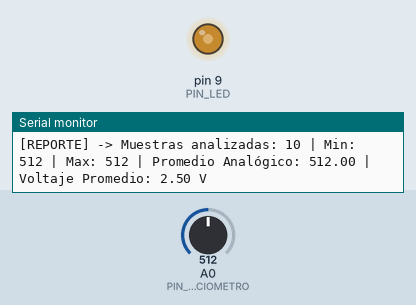
Recording of a sketch running on a simulated Arduino Uno, built with avr-gcc and run on an emulated ATmega328P. On the bench: output pins drawn as LEDs (lit = HIGH), the last lines printed to the serial monitor. Inputs (shaded band) come from the test bench; at power-on: A0 (PIN_POTENCIOMETRO) = 512.

Above: at 1.2 s.
1.3 s: A0 (PIN_POTENCIOMETRO) set to 716
At 2.6 s:
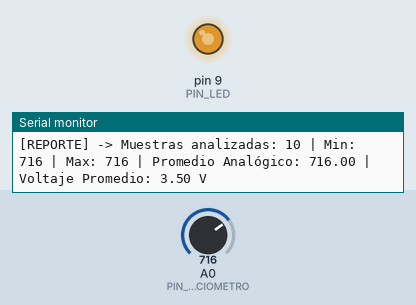
3.6 s: A0 (PIN_POTENCIOMETRO) set to 900
At 4.5 s:
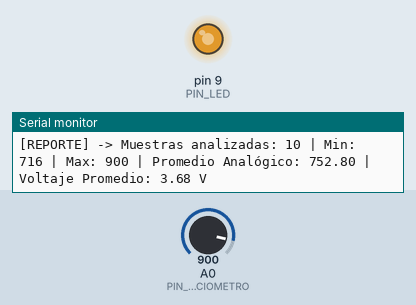
6.6 s: A0 (PIN_POTENCIOMETRO) set to 122
At 9.3 s:
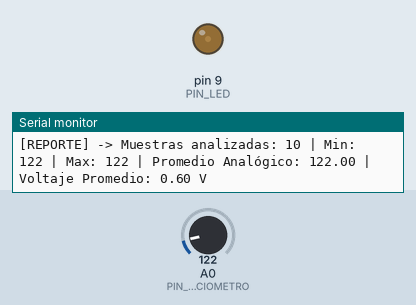
Timing chart, 0 to 10.8 s (numbered marks = the images above; inputs shaded):
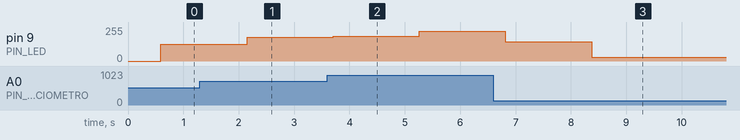

The sketch:

codigoarduinowokwi.ino
```cpp
/*
 * Práctica: Lectura de Potenciómetro y Control de LED usando Arreglos y Punteros
 * Archivo: practica_final_potenciometro_led_arreglo_punteros.ino
 */

// --- 1. Definición de Constantes (Configuración de Pines y Parámetros) ---
const int PIN_POTENCIOMETRO = A0;  // Pin analógico para leer el potenciómetro
const int PIN_LED = 9;             // Pin digital PWM para controlar el brillo del LED

const int CANTIDAD_LECTURAS = 10;  // Tamaño del arreglo para el historial de muestras
const int TIEMPO_MUESTRA = 50;     // Tiempo de espera en milisegundos entre lecturas individuales
const int TIEMPO_CICLO = 1000;     // Tiempo de espera entre cada ciclo completo del reporte

// --- 2. Configuración Inicial del Sistema ---
void setup() {
  // Inicializar la comunicación serial a 9600 baudios para el reporte en pantalla
  Serial.begin(9600);

  // Configurar el pin del LED como salida
  pinMode(PIN_LED, OUTPUT);

  Serial.println("==================================================");
  Serial.println("SISTEMA INICIALIZADO: CONTROL DE LED CON PUNTEROS");
  Serial.println("==================================================");
}

// --- 3. Ciclo Principal del Programa ---
void loop() {
  // Declaración del arreglo que guardará las muestras locales
  int historialLecturas[CANTIDAD_LECTURAS];

  // Variables locales donde recibiremos los resultados calculados por la función
  float promedioCalculado = 0.0;
  int valorMinimo = 0;
  int valorMaximo = 0;

  // Paso 1: Tomar las 10 muestras consecutivas
  tomarLecturas(historialLecturas, CANTIDAD_LECTURAS);

  // Paso 2: Analizar los datos usando PUNTEROS de salida
  // Pasamos las direcciones de memoria de nuestras variables usando el operador '&'
  analizarLecturas(historialLecturas, CANTIDAD_LECTURAS, &promedioCalculado, &valorMinimo, &valorMaximo);

  // Paso 3: Controlar el brillo del LED a partir del promedio
  controlarBrilloLED(promedioCalculado);

  // Paso 4: Mostrar el reporte detallado en el Monitor Serial
  mostrarReporte(promedioCalculado, valorMinimo, valorMaximo);

  // Pausa antes de repetir el proceso completo
  delay(TIEMPO_CICLO);
}

// --- 4. Definición de Funciones Propias ---

/**
 * Llena el arreglo realizando lecturas analógicas espaciadas por un tiempo corto.
 * En C, los arreglos se pasan automáticamente por referencia (dirección de su primer elemento).
 */
void tomarLecturas(int arreglo[], int tamano) {
  for (int i = 0; i < tamano; i++) {
    arreglo[i] = analogRead(PIN_POTENCIOMETRO);  // Leer el pin A0
    delay(TIEMPO_MUESTRA);                        // Breve pausa para estabilidad
  }
}

/**
 * Procesa el arreglo y devuelve 3 respuestas distintas modificando directamente
 * las variables originales externas a través de PUNTEROS (*).
 */
void analizarLecturas(const int arreglo[], int tamano, float *promedio, int *minimo, int *maximo) {
  // Validación de seguridad para asegurar que las direcciones recibidas no sean nulas
  if (promedio == NULL || minimo == NULL || maximo == NULL) {
    return;
  }

  long sumaTotal = 0;
  int tempMin = arreglo[0];
  int tempMax = arreglo[0];

  for (int i = 0; i < tamano; i++) {
    sumaTotal += arreglo[i];

    if (arreglo[i] < tempMin) {
      tempMin = arreglo[i];
    }
    if (arreglo[i] > tempMax) {
      tempMax = arreglo[i];
    }
  }

  // Desreferenciamos (*) para escribir los resultados directamente en la memoria del loop()
  *promedio = (float)sumaTotal / tamano;
  *minimo = tempMin;
  *maximo = tempMax;
}

/**
 * Traduce el promedio de la lectura analógica (0 a 1023) al rango PWM (0 a 255)
 * para cambiar el ciclo de trabajo eléctrico y variar el brillo del LED.
 */
void controlarBrilloLED(float promedioValor) {
  // Mapear el rango de entrada analógica al rango de salida PWM
  int valorPWM = map((int)promedioValor, 0, 1023, 0, 255);

  // Escribir el valor PWM en el pin digital 9
  analogWrite(PIN_LED, valorPWM);
}

/**
 * Imprime el estado del procesamiento actual de manera limpia y clara en la consola.
 */
void mostrarReporte(float promedio, int minimo, int maximo) {
  float voltajeEquivalente = (promedio * 5.0) / 1023.0;

  Serial.print("[REPORTE] -> ");
  Serial.print("Muestras analizadas: ");
  Serial.print(CANTIDAD_LECTURAS);
  Serial.print(" | Min: ");
  Serial.print(minimo);
  Serial.print(" | Max: ");
  Serial.print(maximo);
  Serial.print(" | Promedio Analógico: ");
  Serial.print(promedio, 2);
  Serial.print(" | Voltaje Promedio: ");
  Serial.print(voltajeEquivalente, 2);
  Serial.println(" V");
}
```

Measured:
- after the input at 1.3 s, pin 9 (PIN_LED): 127/255 → 178/255 after 0.85 s
- after the input at 3.6 s, pin 9 (PIN_LED): 178/255 → 187/255 after 0.11 s, → 224/255 1.6 s later
- after the input at 6.6 s, pin 9 (PIN_LED): 224/255 → 146/255 after 0.22 s, → 30/255 1.6 s later
